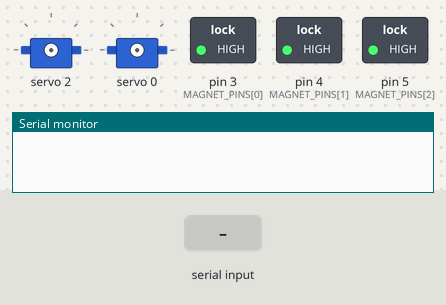
Bench run of a sketch on a simulated Arduino Uno, built with avr-gcc and run on an emulated ATmega328P. On the bench: 2 × servo, switched loads named in the sketch (green lamp = pin HIGH), the last lines printed to the serial monitor. The test bench sets the inputs (shaded band).

Above: at 1.2 s.
1.3 s: "1" received over Serial
At 4.95 s:
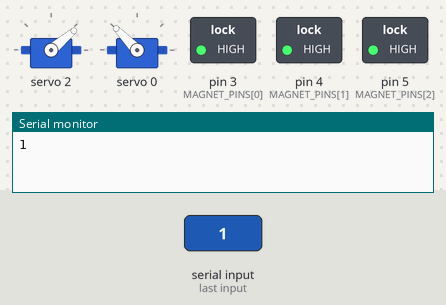
At 9.46 s:
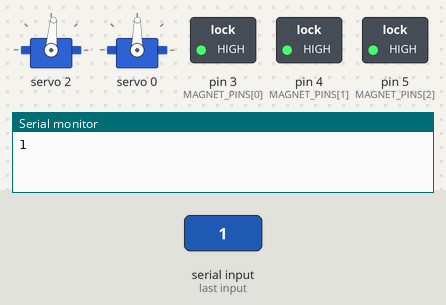
Timing chart, 0 to 19.3 s (numbered marks = the images above; inputs shaded):
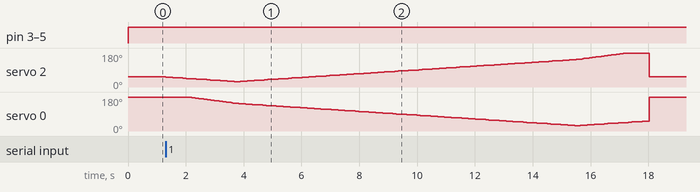

The sketch:

code.ino
```cpp
#include <Wire.h>
#include <Adafruit_PWMServoDriver.h>

Adafruit_PWMServoDriver pwm = Adafruit_PWMServoDriver();

const int MAGNET_PINS[] = {3, 4, 5};
const int MAGNET_COUNT = sizeof(MAGNET_PINS) / sizeof(MAGNET_PINS[0]);

const int PWM_FREQUENCY_HZ = 50;
const int PWM_MIN = 150;
const int PWM_MAX = 600;
const int SERVO_RESET_LOW = 225;
const int SERVO_RESET_HIGH = 525;

const int STEP_DELAY_MS = 10;
const int MOTION_SETTLE_DELAY_MS = 5000;

const char COMMAND_FORWARD = '0';
const char COMMAND_LEFT = '1';
const char COMMAND_RIGHT = '2';

struct MotionStep {
  double startA;
  double startB;
  double endA;
  double endB;
  double stepA;
  double stepB;
};

const MotionStep MOTION_STEPS[] = {
  {30.0, 150.0, 9.155, 108.31, -0.1, -0.2},
  {9.155, 108.31, 108.31, 9.155, 0.1, -0.1},
  {108.31, 9.155, 150.0, 30.0, 0.2, 0.1},
};

void setup() {
  Serial.begin(9600);
  pwm.begin();
  pwm.setPWMFreq(PWM_FREQUENCY_HZ);

  for (int i = 0; i < MAGNET_COUNT; i++) {
    pinMode(MAGNET_PINS[i], OUTPUT);
  }
}

void loop() {
  enableAllMagnets();

  if (!Serial.available()) {
    return;
  }

  char command = Serial.read();
  if (command == COMMAND_FORWARD) {
    Serial.print(command);
    act(0, 1);
  } else if (command == COMMAND_LEFT) {
    Serial.print(command);
    act(2, 0);
  } else if (command == COMMAND_RIGHT) {
    Serial.print(command);
    act(1, 2);
  }
}

void enableAllMagnets() {
  for (int i = 0; i < MAGNET_COUNT; i++) {
    digitalWrite(MAGNET_PINS[i], HIGH);
  }
}

void act(int servoA, int servoB) {
  for (int i = 0; i < 3; i++) {
    moveServoPair(servoA, servoB, MOTION_STEPS[i]);
  }

  pwm.setPWM(servoA, 0, SERVO_RESET_LOW);
  pwm.setPWM(servoB, 0, SERVO_RESET_HIGH);
  delay(MOTION_SETTLE_DELAY_MS);
}

void moveServoPair(int servoA, int servoB, MotionStep step) {
  double angleA = step.startA;
  double angleB = step.startB;

  while (isWithinRange(angleA, step.endA, step.stepA) &&
         isWithinRange(angleB, step.endB, step.stepB)) {
    pwm.setPWM(servoA, 0, angleToPulse(angleA));
    pwm.setPWM(servoB, 0, angleToPulse(angleB));

    angleA += step.stepA;
    angleB += step.stepB;
    delay(STEP_DELAY_MS);
  }
}

bool isWithinRange(double value, double endValue, double stepValue) {
  if (stepValue > 0) {
    return value <= endValue;
  }
  return value >= endValue;
}

int angleToPulse(double angle) {
  return constrain(map(angle, 0, 180, PWM_MIN, PWM_MAX), PWM_MIN, PWM_MAX);
}
```

Measured:
- after the input at 1.3 s, servo 2: 54° → 52° at once, → 51° 0.11 s later, → 50° 0.12 s later, → 49° 0.12 s later, … (147 changes in this stretch)
